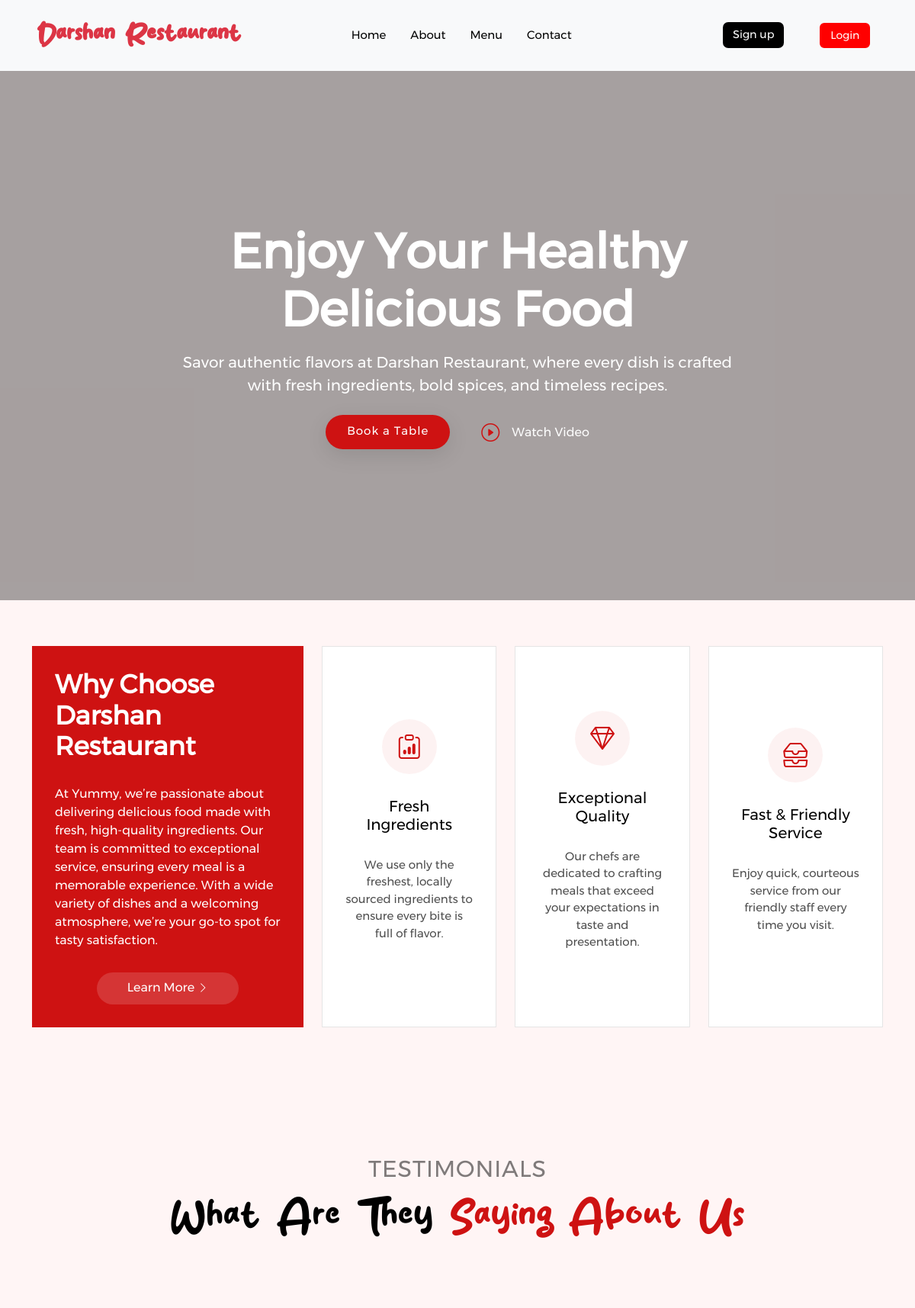
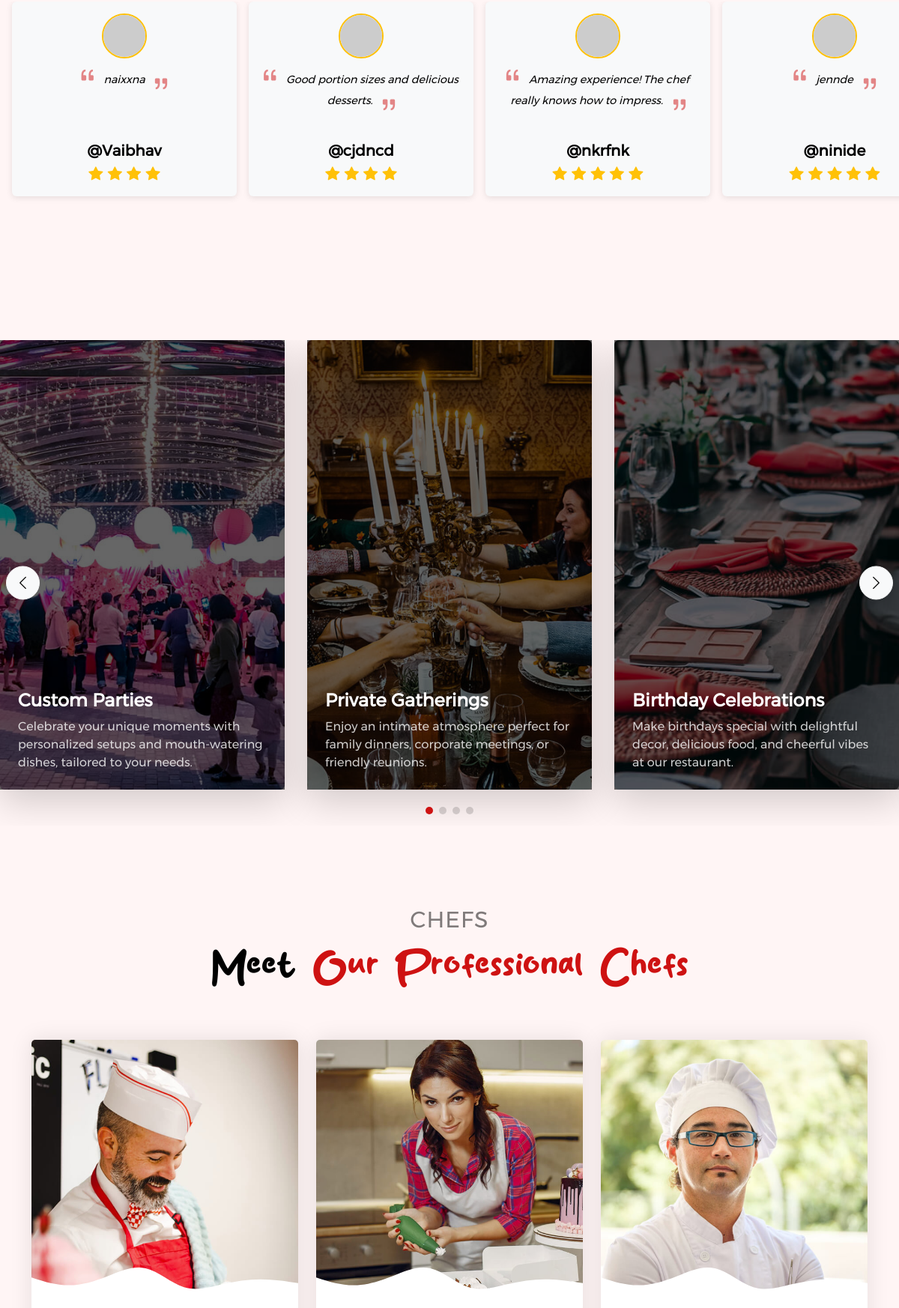
The page / (upper part) on the database its author committed (2 pictures, top to bottom).
### tables this page shows
CREATE TABLE `feedback` (
  `feedback_id` int(11) NOT NULL,
  `feedback_name` varchar(100) NOT NULL,
  `feedback_email` varchar(100) NOT NULL,
  `feedback_rating` int(11) DEFAULT NULL CHECK (`feedback_rating` between 1 and 5),
  `feedback_message` text DEFAULT NULL,
  `created_at` datetime DEFAULT current_timestamp()
);

### index.php (the view, shortened to what this page needs)
<?php
include_once "includes/db.php";
try {
    $pdo = new PDO("mysql:host=$host;dbname=$db;charset=utf8mb4", $user, $password, [
        PDO::ATTR_ERRMODE => PDO::ERRMODE_EXCEPTION,
    ]);
} catch (PDOException $e) {
    die("Database connection failed: " . $e->getMessage());
}
$stmt = $pdo->query("SELECT feedback_name, feedback_rating, feedback_message FROM feedback");
$feedbacks = $stmt->fetchAll(PDO::FETCH_ASSOC);
shuffle($feedbacks);
?>
<!DOCTYPE html>
<html lang="en">
<head>
    <link rel="stylesheet" href="https://cdn.jsdelivr.net/npm/locomotive-scroll@4.1.4/dist/locomotive-scroll.min.css" />
    <link href="assets/vendor/bootstrap/css/bootstrap.min.css" rel="stylesheet">
    <link href="assets/vendor/bootstrap-icons/bootstrap-icons.css" rel="stylesheet">
    <link href="assets/vendor/aos/aos.css" rel="stylesheet">
    <link href="assets/vendor/glightbox/css/glightbox.min.css" rel="stylesheet">
    <link href="assets/vendor/swiper/swiper-bundle.min.css" rel="stylesheet">
    <link href="assets/css/main.css" rel="stylesheet">
</head>
<body class="index-page dark-background" style="cursor: default !important;">
    <?php include 'header.php'; ?>
    <main class="main">
        <section id="hero" class="hero section position-relative p-0 m-0" style="height: 86.8vh; min-height: 500px; overflow: hidden;">
            <video
                src="./assets/hero.mp4"
                autoplay
                loop
                muted
                playsinline
                class="position-absolute top-0 start-0 w-100 h-100"
                style="object-fit: cover; z-index: 1;">
            </video>
            <div class="position-absolute top-0 start-0 w-100 h-100" style="background: rgba(0,0,0,0.35); z-index: 2;"></div>
            <div class="container h-100 position-relative" style="z-index: 3;">
                <div class="row h-100 align-items-center justify-content-center">
                    <div class="col-lg-8 mx-auto text-center text-white position-absolute top-50 start-50 translate-middle" style="z-index: 4;">
                        <h1 id="animated-heading" class="display-3 fw-bold mb-3">
                            <span class="d-block text-white " data-aos="fade-right" data-aos-delay="200">Enjoy Your Healthy</span>
                            <span class="d-block text-white" data-aos="fade-left" data-aos-delay="300">Delicious Food</span>
                        </h1>
                        <p id="animated-text" class="lead mb-4 text-white" data-aos="fade-up" data-aos-delay="100">
                            Savor authentic flavors at Darshan Restaurant, where every dish is crafted with fresh ingredients, bold spices, and timeless recipes.
                        </p>
                        <div class="d-flex flex-column flex-sm-row gap-3 justify-content-center" data-aos="fade-up" data-aos-delay="200">
                            <a href="#book-a-table" class="btn-get-started">Book a Table</a>
                            <a href="https://youtu.be/mqfTD3DzbwY?si=g2ItlnvzsRz9Vl6A" class="glightbox btn-watch-video d-flex align-items-center justify-content-center">
                                <i class="bi bi-play-circle fs-4"></i>
                                <span class="ms-2 ">Watch Video</span>
                            </a>
                        </div>
                    </div>
                </div>
            </div>
        </section>
        <section id="why-us" class="why-us section light-background">
            <div class="container">
                <div class="row gy-4">
                    <div class="col-lg-4" data-aos="fade-up" data-aos-delay="100">
                        <div class="why-box">
                            <h3>Why Choose Darshan Restaurant</h3>
                            <p>
                                At Yummy, we’re passionate about delivering delicious food made with fresh, high-quality ingredients.
                                Our team is committed to exceptional service, ensuring every meal is a memorable experience.
                                With a wide variety of dishes and a welcoming atmosphere, we’re your go-to spot for tasty satisfaction.
                            </p>
                            <div class="text-center">
                                <a href="aboutus" class="more-btn"><span>Learn More</span> <i class="bi bi-chevron-right"></i></a>
                            </div>
                        </div>
                    </div>
                    <div class="col-lg-8 d-flex align-items-stretch">
                        <div class="row gy-4" data-aos="fade-up" data-aos-delay="200">
                            <div class="col-xl-4">
                                <div class="icon-box d-flex flex-column justify-content-center align-items-center">
                                    <i class="bi bi-clipboard-data"></i>
                                    <h4>Fresh Ingredients</h4>
                                    <p>We use only the freshest, locally sourced ingredients to ensure every bite is full of flavor.</p>
                                </div>
                            </div>
                            <div class="col-xl-4" data-aos="fade-up" data-aos-delay="300">
                                <div class="icon-box d-flex flex-column justify-content-center align-items-center">
                                    <i class="bi bi-gem"></i>
                                    <h4>Exceptional Quality</h4>
                                    <p>Our chefs are dedicated to crafting meals that exceed your expectations in taste and presentation.</p>
                                </div>
                            </div>
                            <div class="col-xl-4" data-aos="fade-up" data-aos-delay="400">
                                <div class="icon-box d-flex flex-column justify-content-center align-items-center">
                                    <i class="bi bi-inboxes"></i>
                                    <h4>Fast & Friendly Service</h4>
                                    <p>Enjoy quick, courteous service from our friendly staff every time you visit.</p>
                                </div>
                            </div>
                        </div>
                    </div>
                </div>
            </div>
        </section>
        <section id="testimonials" class="testimonials section container-fluid my-5">
            <div class="section-title mb-4 text-center">
                <h2>TESTIMONIALS</h2>
                <p>What Are They <span class="description-title">Saying About Us</span></p>
            </div>
            <div
                class="d-flex overflow-hidden px-3"
                style="gap: 1rem; padding-bottom: 1rem; white-space: nowrap; scroll-behavior: smooth;">
                <div
                    class="testimonial-scroll-wrapper d-flex"
                    style="gap: 1rem; white-space: nowrap; flex-wrap: nowrap;">
                    <?php
                    if (!empty($feedbacks)) {
                        $filtered_feedbacks = array_filter($feedbacks, function ($fb) {
                            return isset($fb['feedback_rating']) && ($fb['feedback_rating'] == 4 || $fb['feedback_rating'] == 5);
                        });
                        $selected_feedbacks = array_slice($filtered_feedbacks, 0, 7);
                        $loop_items = array_merge($selected_feedbacks, $selected_feedbacks);
                        foreach ($loop_items as $fb):
                            $username = explode('@', $fb['feedback_name'])[0];
                            $rating = (int)$fb['feedback_rating'];
                            $message = htmlspecialchars($fb['feedback_message']);
                            $gender = rand(0, 1) ? 'men' : 'women';
                            $number = rand(0, 99);
                            $randomImage = "https://randomuser.me/api/portraits/$gender/$number.jpg";
                    ?>
                            <div
                                class="testimonial-item bg-light p-3 rounded d-flex flex-column align-items-center"
                                style="min-width: 300px; height: 250px; flex-shrink: 0;">
                                <img src="<?= $randomImage ?>" alt="User Image"
                                    style="width:60px; height:60px; border-radius:50%; object-fit:cover; margin-bottom: 10px; border: 2px solid #ffc107;">
                                <p class="text-center" style="flex-grow: 1; margin-bottom: 10px;">
                                    <i class="bi bi-quote quote-icon-left"></i>
                                    <?= $message ?>
                                    <i class="bi bi-quote quote-icon-right"></i>
                                </p>
                                <h3 class="mb-1">@<?= htmlspecialchars($username) ?></h3>
                                <div class="stars">
                                    <?php for ($i = 0; $i < $rating; $i++): ?>
                                        <i class="bi bi-star-fill text-warning"></i>
                                    <?php endfor; ?>
                                </div>
                            </div>
                    <?php
                        endforeach;
                    } else {
                        echo '<p class="text-center">No testimonials available.</p>';
                    }
                    ?>
                </div>
            </div>
        </section>
        <section id="events" class="events section py-5">
            <div class="container-fluid" data-aos="fade-up" data-aos-delay="100">
                <div class="position-relative">
                    <div class="swiper init-swiper">
                        <div class="swiper-wrapper">
                            <div class="swiper-slide event-item d-flex flex-column justify-content-end text-white p-4 rounded shadow-lg"
                                style="background: url('assets/img/events-1.jpg') center/cover no-repeat;">
                                <h3 class="mb-2">Custom Parties</h3>
                                <p class="description">Celebrate your unique moments with personalized setups and mouth-watering dishes, tailored to your needs.</p>
                            </div>
                            <div class="swiper-slide event-item d-flex flex-column justify-content-end text-white p-4 rounded shadow-lg"
                                style="background: url('assets/img/events-2.jpg') center/cover no-repeat;">
                                <h3 class="mb-2">Private Gatherings</h3>
                                <p class="description">Enjoy an intimate atmosphere perfect for family dinners, corporate meetings, or friendly reunions.</p>
                            </div>
                            <div class="swiper-slide event-item d-flex flex-column justify-content-end text-white p-4 rounded shadow-lg"
                                style="background: url('assets/img/events-3.jpg') center/cover no-repeat;">
                                <h3 class="mb-2">Birthday Celebrations</h3>
                                <p class="description">Make birthdays special with delightful decor, delicious food, and cheerful vibes at our restaurant.</p>
                            </div>
                        </div>
                        <div class="swiper-pagination mt-4"></div>
                    </div>
                    <button type="button" class="custom-swiper-prev btn btn-light shadow-sm d-flex align-items-center justify-content-center
          position-absolute top-50 start-0 translate-middle-y ms-2 z-3 rounded-circle"
                        style="width: 45px; height: 45px;">
                        <i class="bi bi-chevron-left fs-5"></i>
                    </button>
                    <button type="button" class="custom-swiper-next btn btn-light shadow-sm d-flex align-items-center justify-content-center
          position-absolute top-50 end-0 translate-middle-y me-2 z-3 rounded-circle"
                        style="width: 45px; height: 45px;">
                        <i class="bi bi-chevron-right fs-5"></i>
                    </button>
                </div>
            </div>
        </section>
        <section id="chefs" class="chefs section">
            <div class="container section-title" data-aos="fade-up">
                <h2>Chefs</h2>
                <p><span>Meet</span> <span class="description-title">Our Professional Chefs</span></p>
            </div>
            <div class="container">
                <div class="row gy-4">
                    <div class="col-lg-4 d-flex align-items-stretch" data-aos="fade-up" data-aos-delay="100">
                        <div class="team-member">
                            <div class="member-img">
                                <img src="assets/img/chefs/chefs-1.jpg" class="img-fluid" alt="Chef Walter White">
                            </div>
                        </div>
                    </div>
                    <div class="col-lg-4 d-flex align-items-stretch" data-aos="fade-up" data-aos-delay="200">
                        <div class="team-member">
                            <div class="member-img">
                                <img src="assets/img/chefs/chefs-2.jpg" class="img-fluid" alt="Chef Sarah Jhonson">
                            </div>
                        </div>
                    </div>
                    <div class="col-lg-4 d-flex align-items-stretch" data-aos="fade-up" data-aos-delay="300">
                        <div class="team-member">
                            <div class="member-img">
                                <img src="assets/img/chefs/chefs-3.jpg" class="img-fluid" alt="Chef William Anderson">
                            </div>
                        </div>
                    </div>
                </div>
            </div>
        </section>
    </main>
</body>
</html>

### rows shown on the page
feedback: feedback_message "naixxna", feedback_name "Vaibhav", feedback_rating 4 (drawn)
feedback: feedback_message "Good portion sizes and delicious desserts.", feedback_name "cjdncd", feedback_rating 4 (drawn)
feedback: feedback_message "Amazing experience! The chef really knows how to impress.", feedback_name "nkrfnk", feedback_rating 5 (drawn)
feedback: feedback_message "jennde", feedback_name "ninide", feedback_rating 5 (drawn)
